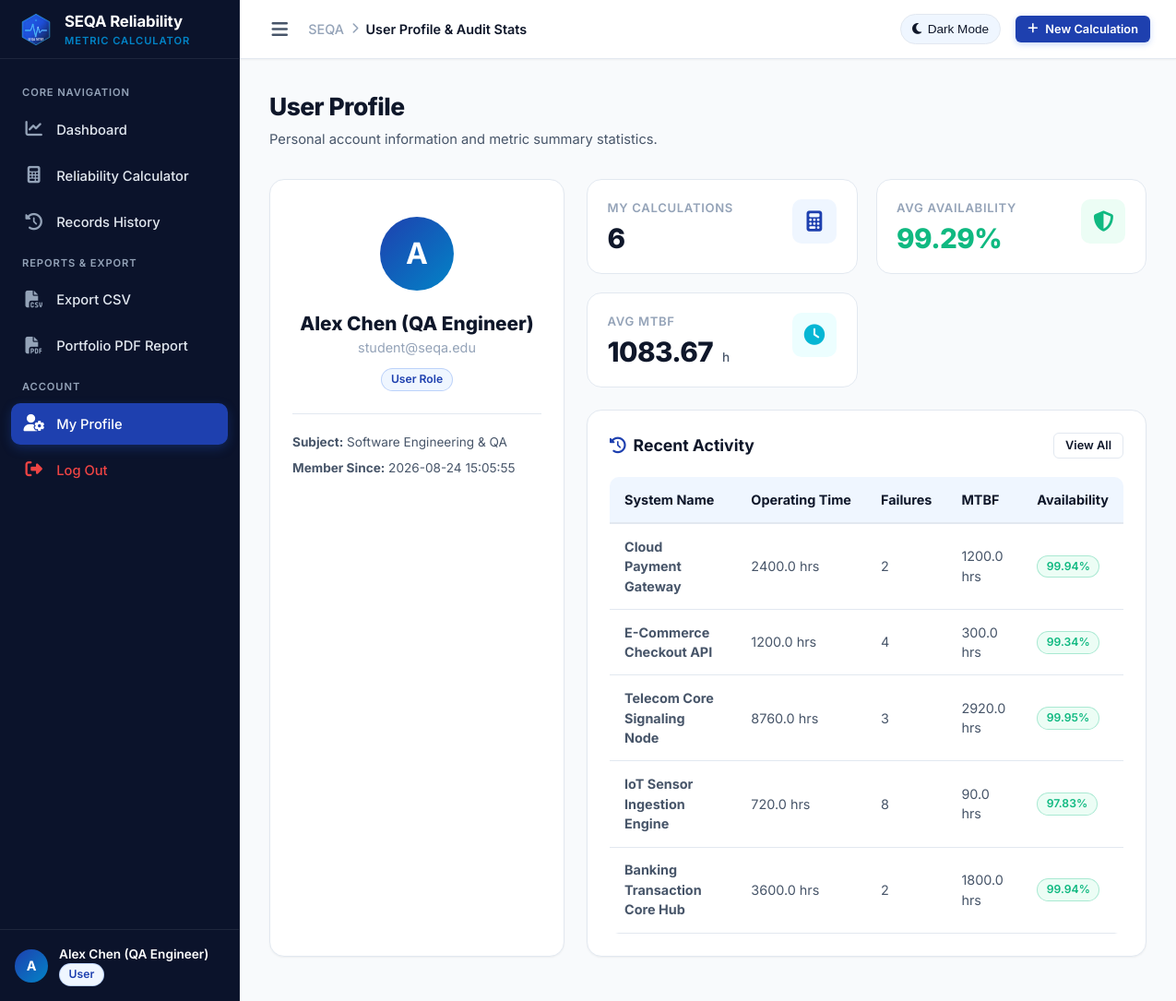
Screenshot of /profile (signed in) with the database file from the repository.
### tables this page shows
CREATE TABLE users (
            id INTEGER PRIMARY KEY AUTOINCREMENT,
            name TEXT NOT NULL,
            email TEXT UNIQUE NOT NULL,
            password TEXT NOT NULL,
            role TEXT DEFAULT 'user',
            created_at TIMESTAMP DEFAULT CURRENT_TIMESTAMP
        );

CREATE TABLE reliability_records (
            id INTEGER PRIMARY KEY AUTOINCREMENT,
            user_id INTEGER NOT NULL,
            system_name TEXT NOT NULL,
            category TEXT DEFAULT 'General Software',
            operating_time REAL NOT NULL,
            failures INTEGER NOT NULL,
            repair_time REAL NOT NULL,
            mtbf REAL NOT NULL,
            mttr REAL NOT NULL,
            failure_rate REAL NOT NULL,
            availability REAL NOT NULL,
            notes TEXT,
            created_at TIMESTAMP DEFAULT CURRENT_TIMESTAMP,
            updated_at TIMESTAMP DEFAULT CURRENT_TIMESTAMP,
            FOREIGN KEY (user_id) REFERENCES users (id) ON DELETE CASCADE
        );

### routes.py (the view)
@main_bp.route('/profile')
@login_required
def profile():
    user = models.get_user_by_id(session['user_id'])
    stats = models.get_summary_stats(session['user_id'])
    recent_records = models.get_records(user_id=session['user_id'], limit=5)
    return render_template('profile.html', user=user, stats=stats, recent_records=recent_records)

### models.py (called while the page is built)
def get_db(db_path=None):
    path = db_path or DB_FILE
    conn = sqlite3.connect(path)
    conn.row_factory = sqlite3.Row
    conn.execute("PRAGMA foreign_keys = ON")
    return conn

def get_user_by_id(user_id, db_path=None):
    conn = get_db(db_path)
    cursor = conn.cursor()
    cursor.execute("SELECT * FROM users WHERE id = ?", (user_id,))
    user = cursor.fetchone()
    conn.close()
    return user

### routes.py (called while the page is built)
def login_required(f):
    @wraps(f)
    def decorated_function(*args, **kwargs):
        if 'user_id' not in session:
            flash("Please log in to access this page.", "warning")
            return redirect(url_for('main.login', next=request.url))
        return f(*args, **kwargs)
    return decorated_function

@main_bp.app_context_processor
def inject_global_vars():
    user = None
    if 'user_id' in session:
        user = models.get_user_by_id(session['user_id'])
    return {
        'current_user': user,
        'current_year': datetime.now().year,
        'app_name': "Software Reliability Metric Calculator",
        'subject_code': "SEQA - CS601"
    }

### templates/profile.html (shortened to what this page needs)
{% extends "base.html" %}
{% block page_name %}User Profile & Audit Stats{% endblock %}
{% block content %}
<div class="page-header">
  <div>
    <h1 class="page-title">User Profile</h1>
    <p class="page-subtitle">Personal account information and metric summary statistics.</p>
  </div>
</div>
<div style="display: grid; grid-template-columns: 320px 1fr; gap: 1.5rem;">
  <div class="card" style="text-align: center; padding: 2.5rem 1.5rem;">
    <div class="user-avatar-sm" style="width: 80px; height: 80px; font-size: 2rem; margin: 0 auto 1.25rem;">
      {{ user.name[0] | upper }}
    </div>
    <h2 style="font-size: 1.3rem; font-weight: 800; color: var(--text-primary);">{{ user.name }}</h2>
    <p style="color: var(--text-muted); font-size: 0.9rem; margin-bottom: 0.75rem;">{{ user.email }}</p>
    <span class="badge {% if user.role == 'admin' %}badge-danger{% else %}badge-primary{% endif %}" style="margin-bottom: 1.5rem;">
      {{ user.role | capitalize }} Role
    </span>
    <div style="border-top: 1px solid var(--border-color); padding-top: 1.25rem; font-size: 0.85rem; color: var(--text-secondary); text-align: left;">
      <div style="margin-bottom: 0.5rem;">
        <b>Subject:</b> Software Engineering &amp; QA
      </div>
      <div style="margin-bottom: 0.5rem;">
        <b>Member Since:</b> {{ user.created_at }}
      </div>
    </div>
  </div>
  <div>
    <div class="metrics-grid" style="margin-bottom: 1.5rem;">
      <div class="stat-card">
        <div class="stat-info">
          <span class="stat-label">My Calculations</span>
          <div class="stat-value">{{ stats.total_systems }}</div>
        </div>
        <div class="stat-icon-wrapper icon-blue">
          <i class="fas fa-calculator"></i>
        </div>
      </div>
      <div class="stat-card">
        <div class="stat-info">
          <span class="stat-label">Avg Availability</span>
          <div class="stat-value" style="color: var(--success);">{{ stats.avg_availability }}%</div>
        </div>
        <div class="stat-icon-wrapper icon-green">
          <i class="fas fa-shield-alt"></i>
        </div>
      </div>
      <div class="stat-card">
        <div class="stat-info">
          <span class="stat-label">Avg MTBF</span>
          <div class="stat-value">{{ stats.avg_mtbf }} <span class="stat-unit">h</span></div>
        </div>
        <div class="stat-icon-wrapper icon-cyan">
          <i class="fas fa-clock"></i>
        </div>
      </div>
    </div>
    <div class="card">
      <div class="card-header">
        <h3 class="card-title"><i class="fas fa-history"></i> Recent Activity</h3>
        <a href="{{ url_for('main.history') }}" class="btn btn-outline btn-sm">View All</a>
      </div>
      <div class="table-responsive">
        <table class="data-table">
          <thead>
            <tr>
              <th>System Name</th>
              <th>Operating Time</th>
              <th>Failures</th>
              <th>MTBF</th>
              <th>Availability</th>
            </tr>
          </thead>
          <tbody>
            {% for r in recent_records %}
            <tr>
              <td><b>{{ r.system_name }}</b></td>
              <td>{{ r.operating_time }} hrs</td>
              <td>{{ r.failures }}</td>
              <td>{{ r.mtbf }} hrs</td>
              <td><span class="badge badge-success">{{ "%.2f"|format(r.availability) }}%</span></td>
            </tr>
            {% else %}
            <tr>
              <td colspan="5" style="text-align: center; color: var(--text-muted);">No records found.</td>
            </tr>
            {% endfor %}
          </tbody>
        </table>
      </div>
    </div>
  </div>
</div>
{% endblock %}

### templates/base.html (shortened to what this page needs)
<!DOCTYPE html>
<html lang="en" data-theme="light">
<head>
  <link rel="stylesheet" href="https://cdnjs.cloudflare.com/ajax/libs/font-awesome/6.4.2/css/all.min.css">
  <link rel="stylesheet" href="{{ url_for('static', filename='css/styles.css') }}">
</head>
<body>
  <div class="app-container">
    {% if session.get('user_id') %}
    <aside class="sidebar">
      <div class="sidebar-header">
        <img src="{{ url_for('static', filename='images/logo.svg') }}" alt="SEQA Logo" class="sidebar-logo">
        <div>
          <div class="sidebar-title">SEQA Reliability</div>
          <div class="sidebar-subtitle">Metric Calculator</div>
        </div>
      </div>
      <nav class="sidebar-nav">
        <div class="nav-section-title">Core Navigation</div>
        <a href="{{ url_for('main.dashboard') }}" class="nav-item {% if request.endpoint == 'main.dashboard' %}active{% endif %}">
          <i class="fas fa-chart-line"></i>
          <span>Dashboard</span>
        </a>
        <a href="{{ url_for('main.calculator') }}" class="nav-item {% if request.endpoint == 'main.calculator' %}active{% endif %}">
          <i class="fas fa-calculator"></i>
          <span>Reliability Calculator</span>
        </a>
        <a href="{{ url_for('main.history') }}" class="nav-item {% if request.endpoint == 'main.history' %}active{% endif %}">
          <i class="fas fa-history"></i>
          <span>Records History</span>
        </a>
        <div class="nav-section-title">Reports & Export</div>
        <a href="{{ url_for('main.export_csv') }}" class="nav-item" title="Download entire dataset as CSV">
          <i class="fas fa-file-csv"></i>
          <span>Export CSV</span>
        </a>
        <a href="{{ url_for('main.export_summary_pdf') }}" class="nav-item" title="Generate multi-system audit PDF">
          <i class="fas fa-file-pdf"></i>
          <span>Portfolio PDF Report</span>
        </a>
        <div class="nav-section-title">Account</div>
        <a href="{{ url_for('main.profile') }}" class="nav-item {% if request.endpoint == 'main.profile' %}active{% endif %}">
          <i class="fas fa-user-cog"></i>
          <span>My Profile</span>
        </a>
        <a href="{{ url_for('main.logout') }}" class="nav-item" style="color: var(--danger);">
          <i class="fas fa-sign-out-alt" style="color: var(--danger);"></i>
          <span>Log Out</span>
        </a>
      </nav>
      <div class="sidebar-footer">
        <div class="user-avatar-sm">
          {{ session.get('user_name', 'U')[0] | upper }}
        </div>
        <div class="sidebar-user-info">
          <div class="sidebar-user-name">{{ session.get('user_name', 'User') }}</div>
          <div class="sidebar-user-role">
            <span class="badge {% if session.get('user_role') == 'admin' %}badge-danger{% else %}badge-primary{% endif %}">
              {{ session.get('user_role', 'user') | capitalize }}
            </span>
          </div>
        </div>
      </div>
    </aside>
    <div class="main-wrapper">
      <header class="topbar">
        <div class="topbar-left">
          <button class="menu-toggle-btn" id="sidebarToggleBtn" aria-label="Toggle navigation">
            <i class="fas fa-bars"></i>
          </button>
          <div class="breadcrumb-area">
            <span style="font-weight: 500;">SEQA</span>
            <i class="fas fa-chevron-right" style="font-size: 0.75rem;"></i>
            <span class="breadcrumb-active">{% block page_name %}Overview{% endblock %}</span>
          </div>
        </div>
        <div class="topbar-right">
          <button class="theme-btn" id="themeToggleBtn" title="Switch Theme">
            <i class="fas fa-moon" id="themeIcon"></i>
            <span id="themeText">Dark Mode</span>
          </button>
          <a href="{{ url_for('main.calculator') }}" class="btn btn-primary btn-sm">
            <i class="fas fa-plus"></i> New Calculation
          </a>
        </div>
      </header>
      <main class="page-content animate-fade-in">
        {% block content %}{% endblock %}
      </main>
    </div>
    {% else %}
    <main style="width: 100%;">
      {% block auth_content %}{% endblock %}
    </main>
    {% endif %}
  </div>
</body>
</html>

### rows the page displays
users: get "Alex Chen (QA Engineer)", get "User", name "A", name "Alex Chen (QA Engineer)", email "student@seqa.edu", role "User", created_at "2026-08-24 15:05:55"
reliability_records: system_name "Cloud Payment Gateway", operating_time "2400.0", failures "2", mtbf "1200.0", availability "99.94"
reliability_records: system_name "E-Commerce Checkout API", operating_time "1200.0", failures "4", mtbf "300.0", availability "99.34"
reliability_records: system_name "Telecom Core Signaling Node", operating_time "8760.0", failures "3", mtbf "2920.0", availability "99.95"
reliability_records: system_name "IoT Sensor Ingestion Engine", operating_time "720.0", failures "8", mtbf "90.0", availability "97.83"
reliability_records: system_name "Banking Transaction Core Hub", operating_time "3600.0", failures "2", mtbf "1800.0", availability "99.94"

### other values shown
{{ session.get('user_name', 'U')[0] | upper }} "A"
{{ stats.total_systems }} "6"
{{ stats.avg_availability }} "99.29"
{{ stats.avg_mtbf }} "1083.67"
